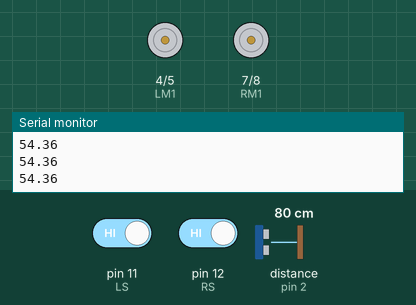
Recording of a sketch running on a simulated Arduino Uno, built with avr-gcc and run on an emulated ATmega328P. Parts: motor-driver pin pairs drawn as motors (green arrow = first pin HIGH = forward, orange = second pin HIGH = backward, longer = more drive, scaled by the enable pin), the last lines printed to the serial monitor. Wiring (inferred from the names in the program): ultrasonic range finder: trigger pin 6; echo pin 2. The test bench sets the inputs (shaded band); at power-on: pin 11 (LS) HIGH, pin 12 (RS) HIGH, distance to the obstacle (sensor on pin 2) 80 cm. The echo pulse lasts 58.3 µs per cm.

Above: at 1.2 s.
1.3 s: pin 11 (LS) driven LOW
At 1.9 s:
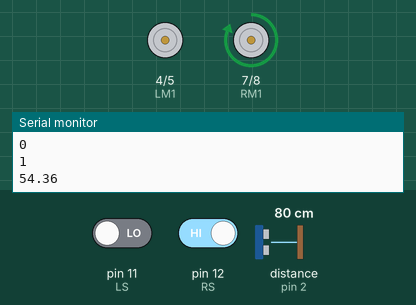
2.8 s: pin 12 (RS) driven LOW
At 3.1 s:
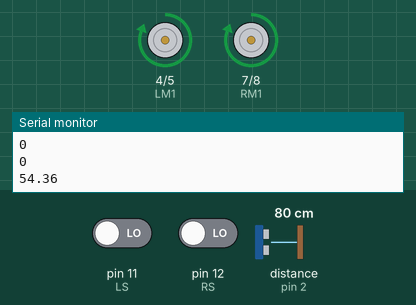
4.3 s: pin 11 (LS) driven HIGH
At 5.5 s:
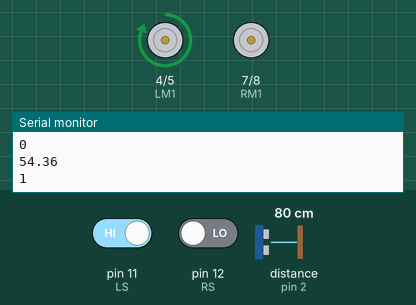
5.8 s: distance to the obstacle (sensor on pin 2) set to 9 cm
7.3 s: distance to the obstacle (sensor on pin 2) set to 6 cm
At 7.9 s:
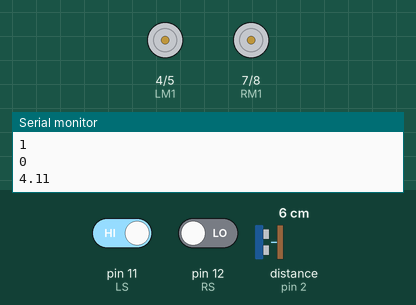
8.8 s: distance to the obstacle (sensor on pin 2) set to 18 cm
At 9.7 s:
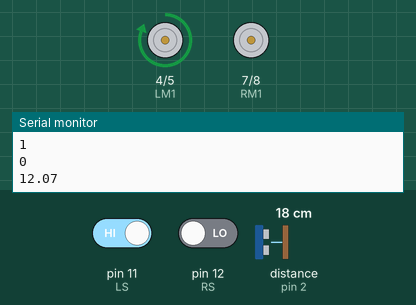
Timing chart, 0 to 11.8 s (numbered marks = the images above; inputs shaded):
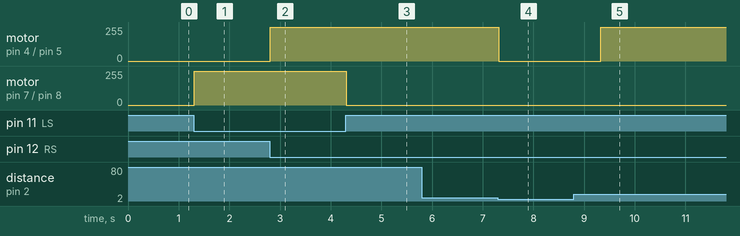

The sketch:

Line_Follower_Obstacle_Avoidance.c.ino
```cpp
#define LS 11      // left sensor
#define RS 12     // right sensor
#define LM1 4       // left motor
#define LM2 5       // left motor
#define RM1 7       // right motor
#define RM2 8       // right motor
#define EN1 3
#define EN2 9
int buzz =13;

int trig = 6;
int echo = 2;
long dur;
float dist=0;

void setup()
{
  pinMode(LS, INPUT);
  pinMode(RS, INPUT);
  pinMode(LM1, OUTPUT);
  pinMode(LM2, OUTPUT);
  pinMode(RM1, OUTPUT);
  pinMode(RM2, OUTPUT);
  pinMode(EN1, OUTPUT);
  pinMode(EN2, OUTPUT);
  pinMode(trig,OUTPUT);
  pinMode(echo,INPUT);
  digitalWrite(EN1, HIGH);
  digitalWrite(EN2, HIGH);
  Serial.begin(9600);
  digitalWrite(LM1, LOW);
  digitalWrite(LM2, LOW);
  digitalWrite(RM1, LOW);
  digitalWrite(RM2, LOW);
}

void loop()
{
  //setting trigpin
  digitalWrite(trig,LOW);
  delayMicroseconds(2);
  digitalWrite(trig,HIGH);
  delayMicroseconds(10);
  digitalWrite(trig,LOW);
  //distance
  dur=pulseIn(echo,HIGH);
  dist=dur*0.0117;
  Serial.println(dist);

  if(dist <5.0)
  {
      digitalWrite(LM1, LOW);
      digitalWrite(LM2, LOW);
      digitalWrite(RM1, LOW);
      digitalWrite(RM2, LOW);
      delay(1000);
      digitalWrite(trig,LOW);
  delayMicroseconds(2);
  digitalWrite(trig,HIGH);
  delayMicroseconds(10);
  digitalWrite(trig,LOW);
  //distance
  dur=pulseIn(echo,HIGH);
  dist=dur*0.0117;
  Serial.println(dist);
  if (dist <5){
    digitalWrite(buzz,HIGH);
  }

  }
  else
  {
    if(!(digitalRead(LS)) && (!(digitalRead(RS))))     // Move Forward
    {
          digitalWrite(buzz,LOW);

      digitalWrite(LM1, HIGH);
      digitalWrite(LM2, LOW);
      digitalWrite(RM1, HIGH);
      digitalWrite(RM2, LOW);
      Serial.println(digitalRead(LS));
            Serial.println(digitalRead(RS));


    }
    else if(!(digitalRead(LS)) && digitalRead(RS))     // Turn right
    {
                digitalWrite(buzz,LOW);

      digitalWrite(LM1, LOW);
      digitalWrite(LM2, LOW);
      digitalWrite(RM1, HIGH);
      digitalWrite(RM2, LOW);
        Serial.println(digitalRead(LS));
            Serial.println(digitalRead(RS));
    }
    else if(digitalRead(LS) && !(digitalRead(RS)))     // turn left
    {
                digitalWrite(buzz,LOW);

      digitalWrite(LM1, HIGH);
      digitalWrite(LM2, LOW);
      digitalWrite(RM1, LOW);
      digitalWrite(RM2, LOW);
       Serial.println(digitalRead(LS));
            Serial.println(digitalRead(RS));
    }
  }
}
```

Measured:
- the behaviour switches between 8 and 7 cm on distance to the obstacle (sensor on pin 2) (found by bisection; images 3 and 4)
- after the input at 1.3 s, motor on pin 7 (RM1) / pin 8 (RM2): stopped → forward 255/255 at once
- after the input at 2.8 s, motor on pin 4 (LM1) / pin 5 (LM2): stopped → forward 255/255 at once
- after the input at 4.3 s, motor on pin 7 (RM1) / pin 8 (RM2): forward 255/255 → stopped at once
- after the input at 7.3 s, motor on pin 4 (LM1) / pin 5 (LM2): forward 255/255 → stopped at once
- after the input at 8.8 s, motor on pin 4 (LM1) / pin 5 (LM2): stopped → forward 255/255 after 0.52 s
